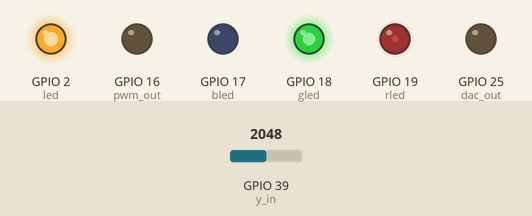
The program below on a simulated ESP32 board running MicroPython. Parts: output pins drawn as LEDs (lit = HIGH). The inputs (shaded band) are chosen by the test bench; at power-on: GPIO 39 (y_in) = 2048 (analog values on the 0–4095 scale). WiFi joins after 1.5 s; no MQTT or app messages arrive unless stated; what the program prints to the serial console is not drawn.

Above: at 2.8 s.
2.9 s: GPIO 39 (y_in) set to 2866
At 5.2 s:
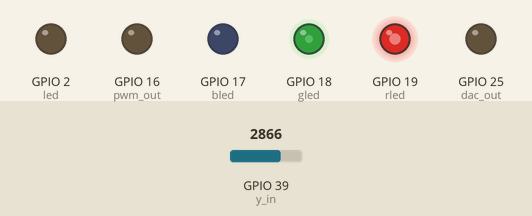
5.5 s: GPIO 39 (y_in) set to 3603
At 7.3 s:
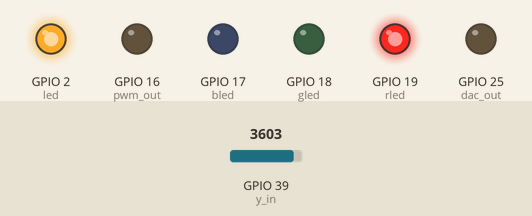
8.5 s: GPIO 39 (y_in) set to 1228
At 9.4 s:
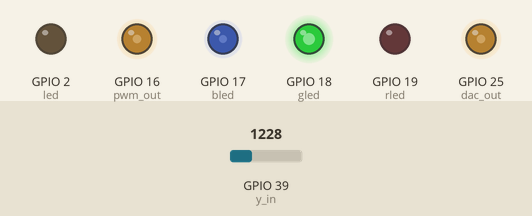
11.5 s: GPIO 39 (y_in) set to 983
At 13.3 s:
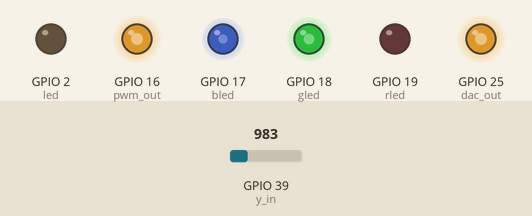
17.5 s: GPIO 39 (y_in) set to 491
At 19.4 s:
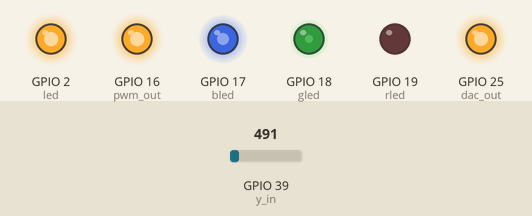
Timing chart, 0 to 21.5 s (numbered marks = the images above; inputs shaded):
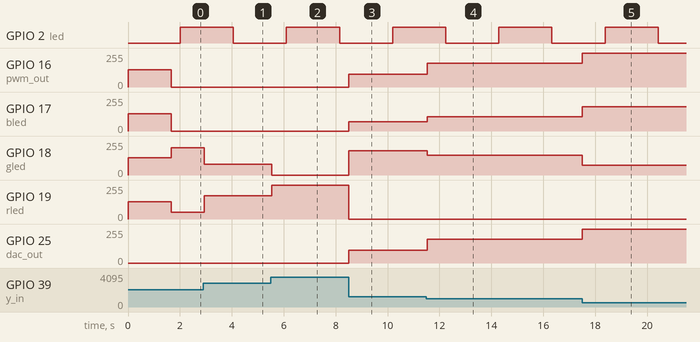

The program:

ex2_lag3_kp_netpie_soln.py
```python
'''
ex2_lag3_kp_netpie.py
dew.ninja  June 2021
Exercise 2:
implement proportional control with lag3 plant
commanded from netpie
can read output from lag3 board
or set psim=1 for simulation on ESP32
'''

import machine
import time
from machine import Pin, PWM, ADC, DAC

from umqtt.robust import MQTTClient
import ujson
import network

online = 1  # set to 1 to connect with NETPIE

wifi_ssid = ""  # Fill in  your wifi info
wifi_pwd = ""


MQTT_BROKER = "broker.netpie.io"
MQTT_CLIENT = ""  # Fill in your NETPIE2020 data
MQTT_USER = ""
MQTT_PWD = ""

PUBLISH_PERIOD = 2000  # milliseconds

# range variables
PWMMAX = 1023  # maximum PWM value
PWMMID = 511
PWMMIN = 0
DACMAX = 255
DACMID = 127
DACMIN = 0
ADCMAX = 4095
ADCMID = 2047
ADCMIN = 0
UMAX = 3.2  # limit max controller output to 3.2 vols
UMID = 1.65
UMIN = 0.1 # min controller output

led = Pin(2, Pin.OUT)  # on-board led
rled = PWM(Pin(19))  # red led
gled = PWM(Pin(18))  # green led
bled = PWM(Pin(17))  # blue led

pwm_out = PWM(Pin(16))  # output to lag3 board
pwm_out.freq(5000) # set PWM frequency to 5 KHz

dac_out = DAC(Pin(25))

y_in = ADC(Pin(39)) # ADC1_CH3
y_in.atten(ADC.ATTN_11DB) # range 0 - 3.6 V

adc2v = 3.6/ADCMAX  # max of ADC is set to 3.6 v by the package
v2pwm = int(PWMMAX/3.3)
v2dac = int(DACMAX/3.3)
### ------- variables for plant and controller -----
r = 1  # reference cmd
r_old = 1  # previous value
y = 0  # plant output
y_adc = 0  # plant output in adc unit
u = 1  # controller output
u_pwm = u*v2pwm
sensor_data = {'r': r, 'y': y, 'u': u}
plantsim = 0 # plant simulation mode
datasize = 200  # number of points in output capture
capture = 0  # capture mode 0 = off, 1 = on
capture_flag = 0

# ---- controller -----
feedback = 1  # 0 = open-loop, 1 = close-loop
kp = 5.0

T = 0.05  # sampling period
T_ms = int(1000*T)
t_data = 0  # time data output
t_current = 0
t_previous = 0
dt = 0
# variables for plant simulation
a = 2+T
b = T-2
y_states = [0.0]*6
u_states = [0.0]*6
### -------------------------------------------------
cmdtime_current = 0  # This delay is needed for nodered
cmdtime_prev = 0
CMD_DELAY = 1000

def wifi_connect():
    wlan = network.WLAN(network.STA_IF)
    wlan.active(True)
    if not wlan.isconnected():
        print('connecting to network...')
        wlan.connect(wifi_ssid, wifi_pwd)
        while not wlan.isconnected():
            pass
    print('network config:', wlan.ifconfig())

def init_client():
    global client

    print("Trying to connect to mqtt broker.")

    try:
        client = MQTTClient(MQTT_CLIENT, MQTT_BROKER, port=1883, user=MQTT_USER,
                            password=MQTT_PWD)
        client.connect()
        print("Connected to ",MQTT_BROKER)
        topic_sub = b"@msg/cmd"
        print("Subscribed to ",topic_sub)
        client.set_callback(sub_cb)
        client.subscribe(topic_sub)

    except:
        print("Trouble to init mqtt.")

def sub_cb(topic, msg):
    global cmdtime_current, cmdtime_prev
    print((topic, msg))
    if topic == b'@msg/cmd':
        rcvdstrs = str(msg).split("'") # get rid of b'
        rcvdstr = rcvdstrs[1]
        # this delay is needed for nodered implementation
        cmdtime_current = time.ticks_ms()
        delta_cmdtime = cmdtime_current - cmdtime_prev
        if delta_cmdtime > CMD_DELAY:
            cmdtime_prev = cmdtime_current
            cmdInt(rcvdstr)

#command interpreter function
def cmdInt(userstr):
    global r,r_old,plantsim,datasize,capture,capture_flag,kp, feedback
    result = userstr.find("=")
    if result == -1:
        noparm = 1
        cmdstr = userstr.strip()
    else:
        noparm = 0
        splitstr = userstr.split("=")
        cmdstr = splitstr[0].strip()
        parmstr = splitstr[1].strip()
    #print(cmdstr)
    #print(parmstr)
    if cmdstr.lower() == "r" or cmdstr.lower() == "step":
        # toggle_mode = 0  # turn off toggle mode

        if noparm==1: # perform unit step
            r_old = r
            r = 1
        else:
            r_old = r
            r = float(parmstr)
            if r > 3.0:  # limit range
                r = 3.0
            elif r < 0.0:
                r = 0.0
        if capture:  # capture mode on
            capture_flag = 1
            print("datamat = np.array([")  # head of data matrix
        update_freeboard()
    elif cmdstr.lower() == "psim":
        if noparm==1:
            print("Current plant simulation = {}".format(plantsim))
        else:
            plantsim = int(parmstr)
            if plantsim > 1:
                plantsim = 1
            elif plantsim < 0:
                plantsim = 0
            update_freeboard()
    elif cmdstr.lower() == "capture":
        if noparm==1:
            print("Current capture mode = {}".format(capture))
        else:
            capture = int(parmstr)
            if capture > 1:
                capture = 1
            elif capture < 0:
                capture = 0
            update_freeboard()

    elif cmdstr.lower() == "datasize":
        if noparm==1:
            print("Current datasize = {}".format(datasize))
        else:
            datasize = int(parmstr)
            if datasize > 2000: # set maximum datasize
                datasize = 2000
            elif datasize < 10: # minimum datasize
                datasize = 10
            update_freeboard()
    elif cmdstr.lower() == "feedback":
        if noparm==1:
            print("Current feedback mode = {}".format(feedback))
        else:
            feedback = int(parmstr)
            if feedback > 1:
                feedback = 1
            elif feedback < 0:
                feedback = 0
            update_freeboard()

    elif cmdstr.lower() == "kp":
        if noparm==1:
            print("Current kp = {}".format(kp))
        else:
            kp = float(parmstr)
            if kp > 100: # set maximum kp
                kp = 100
            elif kp < 0: # minimum kp
                kp = 0
            update_freeboard()

    else:
        print("Invalid command")

def update_freeboard():

    updatestr = "{},{},{},{},{},{}".format(r, plantsim, datasize,
            capture, feedback, kp)
    #print(updatestr)
    client.publish('@msg/update', updatestr)


# adjust RGB color according to plant output y
def y2rgb():
    global y
    if y <= 1.5:
        yt = y/1.5
        rval = 0
        bval = int(PWMMAX*(1-yt))
        gval = int(PWMMAX*yt)
    else:
        yt = (y-1.5)/1.5
        if yt>1:
            yt = 1
        bval = 0
        gval = int(PWMMAX*(1-yt))
        rval = int(PWMMAX*yt)
    lidRGBled(rval, gval, bval)

def lidRGBled(rval, gval, bval):
    rled.duty(rval)
    gled.duty(gval)
    bled.duty(bval)

# plant simulation
def lag3(a,b,T, u, u_states, y_states):
    for k in range(3):
        y_states[2*k] = y_states[2*k+1]
        u_states[2*k] = u_states[2*k+1]
        if k == 0:
            u_states[2*k+1] = u
        else:
            u_states[2*k+1] = y_states[2*k-1]
        y_states[2*k+1] = (1/a)*(-b*y_states[2*k]+T*(u_states[2*k+1]+u_states[2*k]))
    return y_states[5]

# controller function
def controller(r,y, kp):
    e = r - y
    u = kp*e
    if u > UMID:
        u = UMID
    elif u < -UMID:
        u = -UMID
    u += UMID
    return u


if online:
    wifi_connect()  # connect to WiFi network
    init_client()


# set publish period
time_prev = 0
time_current = 0

data_idx = 0  # data index
update_freeboard()

try:
    while True:
        t_current = time.ticks_ms()
        dt = t_current - t_previous
        if dt> T_ms : # executes only when sampling period passed

            t_previous = t_current
            if online:
                client.check_msg()
            # perform plant output read and plant simulation
            if plantsim==0:
                y_adc = y_in.read()  # read from ADC
                y = y_adc*adc2v  # convert to volt
            else:
                y = lag3(a,b,T,u, u_states, y_states) # in volt
            y2rgb()
            # -- write your controller here, or set u = r for open-loop
            if feedback:
                u = controller(r, y, kp)
            else:  # open-loop
                u = r
            u_pwm = int(u*v2pwm)
            pwm_out.duty(u_pwm)  # send output via PWM pin 16
            u_dac = int(u*v2dac)
            dac_out.write(u_dac) # also send output to DAC1
            #print("r = {}, y = {}, u = {}".format(r,y,u))
            # if capture = 1, send output to shell
            if capture_flag:
                print("[{},{},{},{}],".format(round(t_data,2),r,y,u))
                t_data+=T
                data_idx+=1
                if data_idx==datasize:
                    data_idx = 0
                    t_data = 0
                    capture_flag = 0  # stop capture data
                    print("])")  # end of np.array([ command

            if online:
                # write data to shadow
                time_current = time.ticks_ms()
                publish_delta = time_current - time_prev
                if publish_delta>PUBLISH_PERIOD: # publish interval must be larger than PUBLISH_PERIOD
                    led.value(not led.value()) # blink led
                    time_prev = time_current
                    sensor_data['r'] = r
                    sensor_data['y'] = y
                    sensor_data['u'] = u
                    publish_str = ujson.dumps({"data": sensor_data})
                    #print(publish_str)
                    client.publish("@shadow/data/update", publish_str)
            #time.sleep_ms(led_period)


except KeyboardInterrupt:
    pass

client.disconnect()
```

Measured:
- after the input at 2.9 s, GPIO 18 (gled): 204/255 → 82/255 at once; GPIO 19 (rled): 51/255 → 173/255 at once
- after the input at 5.5 s, GPIO 18 (gled): 82/255 → 0/255 at once; GPIO 19 (rled): 173/255 → 255/255 at once
- after the input at 8.5 s, GPIO 16 (pwm_out): 0/255 → 97/255 at once; GPIO 17 (bled): 0/255 → 71/255 at once; GPIO 18 (gled): 0/255 → 183/255 at once; GPIO 19 (rled): 255/255 → 0/255 at once; GPIO 25 (dac_out): 0/255 → 96/255 at once
- after the input at 11.5 s, GPIO 16 (pwm_out): 97/255 → 180/255 at once; GPIO 17 (bled): 71/255 → 108/255 at once; GPIO 18 (gled): 183/255 → 147/255 at once; GPIO 25 (dac_out): 96/255 → 179/255 at once
- after the input at 17.5 s, GPIO 16 (pwm_out): 180/255 → 255/255 at once; GPIO 17 (bled): 108/255 → 181/255 at once; GPIO 18 (gled): 147/255 → 73/255 at once; GPIO 25 (dac_out): 179/255 → 254/255 at once
